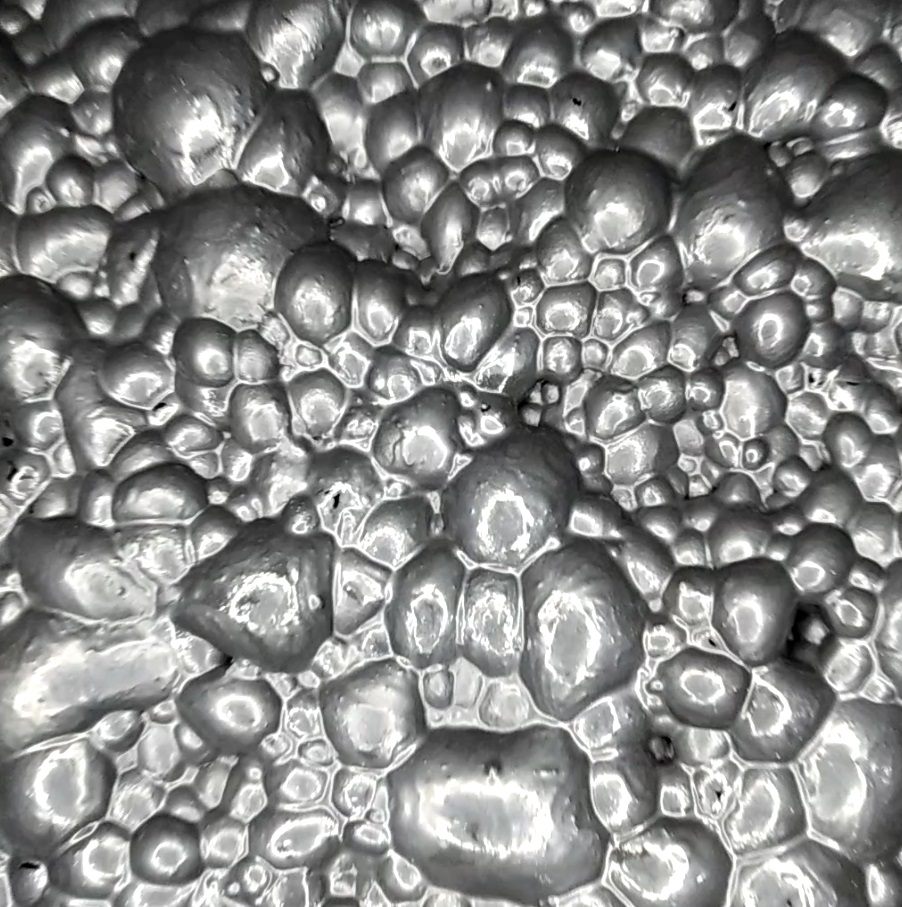
#> input picture screen_from_vid.jpg, 902 x 907 px
$ jupyter execute fft_edge.ipynb
#> lines starting #> are read from the running program, lines starting #| are printed output that depends on the picture; after the words box and inside, x2 and y2 are one past the last pixel; in counts of white or black regions, pixels touching at a corner belong together
[cell 1]
import numpy as np
from skimage.io import imread
import matplotlib.pyplot as plt
from PIL import Image, ImageDraw

[cell 2]
image = imread("screen_from_vid.jpg")[...,0].astype(np.uint8) / 255
#> image: shape (907, 902) float64; min 0, max 1, mean 0.54

[cell 3]
plt.figure(figsize=(10, 10))
plt.imshow(image, cmap='gray')
plt.show()

[cell 4]
def create_high_pass(circle_size, image_shape):
#> called with circle_size = 50, image_shape = (907, 902)
    x, y = image_shape[0], image_shape[1]
    e_x,e_y = circle_size, circle_size
    bbox=((x/2)-(e_x/2),(y/2)-(e_y/2),(x/2)+(e_x/2),(y/2)+(e_y/2))
    high_pass=Image.new("L",(image_shape[1], image_shape[0]), color=1)
#> high_pass: PIL image 902x907 L; every value is 1
    draw1=ImageDraw.Draw(high_pass)
    draw1.ellipse(bbox, fill=0)
    high_pass = np.array(high_pass)
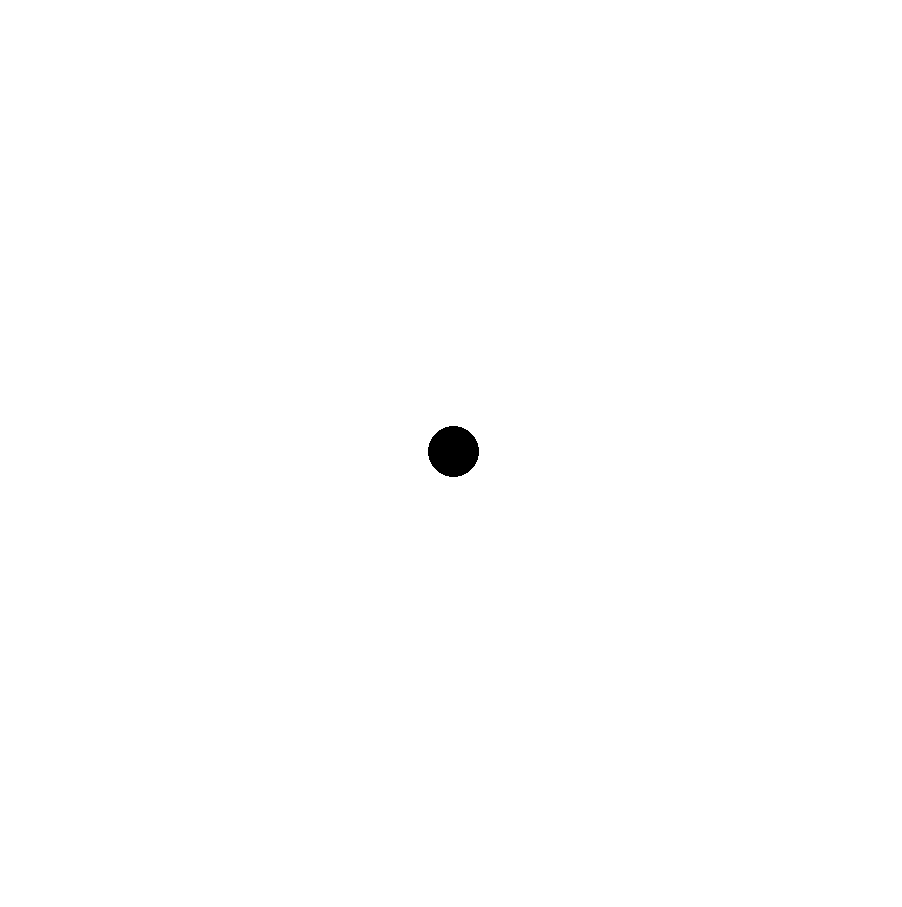
#> high_pass: shape (907, 902); values 0 (black) and 1 (white), 99.8% white; 1 black region, box (x1, y1, x2, y2) and area: (428, 426, 479, 477) 2025
    return high_pass

[cell 5]
def edges_with_fft(image, high_pass_size):
    res_fft = np.fft.fft2(image)
    res_fft_shift = np.fft.fftshift(res_fft)
    high_pass = create_high_pass(high_pass_size, image.shape)
    fft_img_shift_mod = np.empty(image.shape, dtype=complex)
    fft_img_shift_mod.real = res_fft_shift.real * high_pass
    fft_img_shift_mod.imag = res_fft_shift.imag * high_pass
    fft_img_mod = np.fft.ifftshift(fft_img_shift_mod)
    img_mod = np.fft.ifft2(fft_img_mod)
    img_mod = np.abs(img_mod)
    return img_mod

[cell 6]
image_edges = edges_with_fft(image, high_pass_size=50)
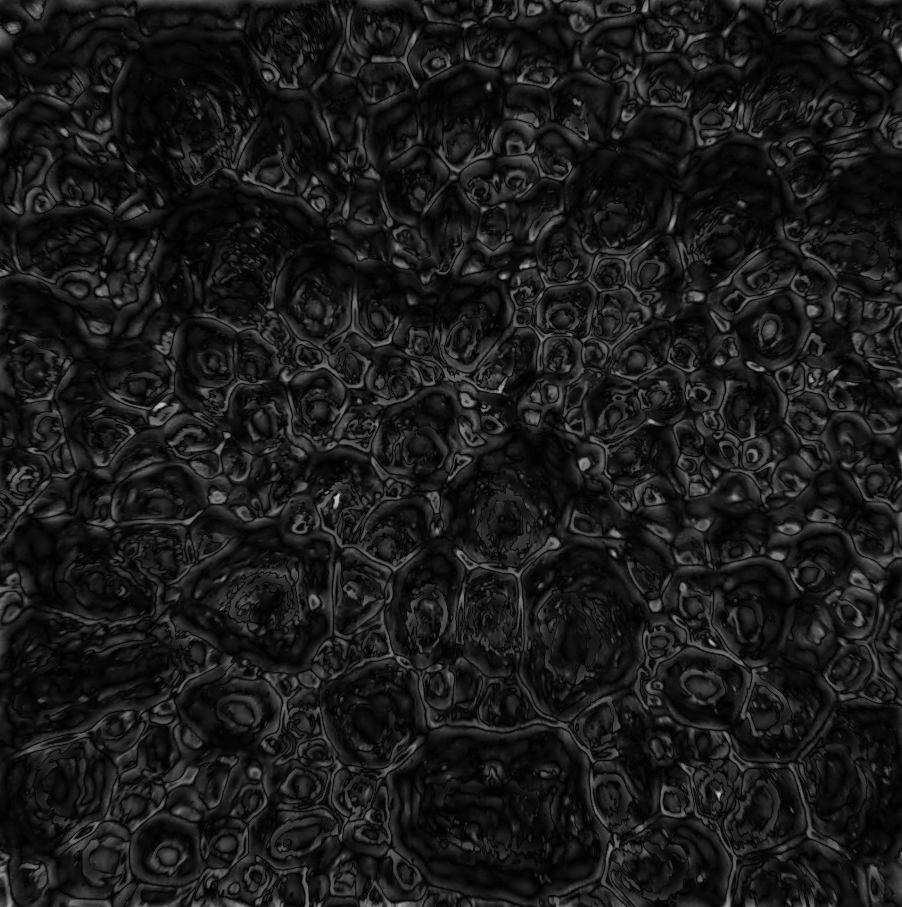
#> image_edges: shape (907, 902) float64; min 5.89e-05, max 0.776, mean 0.105
plt.figure(figsize=(20, 20))
plt.subplot(121)
plt.imshow(image, cmap='gray')
plt.subplot(122)
plt.imshow(image_edges, cmap='gray')
plt.show()
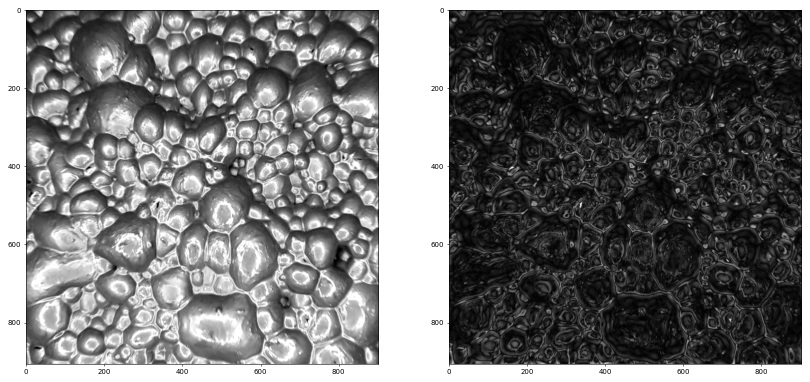
#> figure drawn by matplotlib, 2 panels

[cell 7]
thresh = 0.18
image_edges_thresh = image_edges > thresh
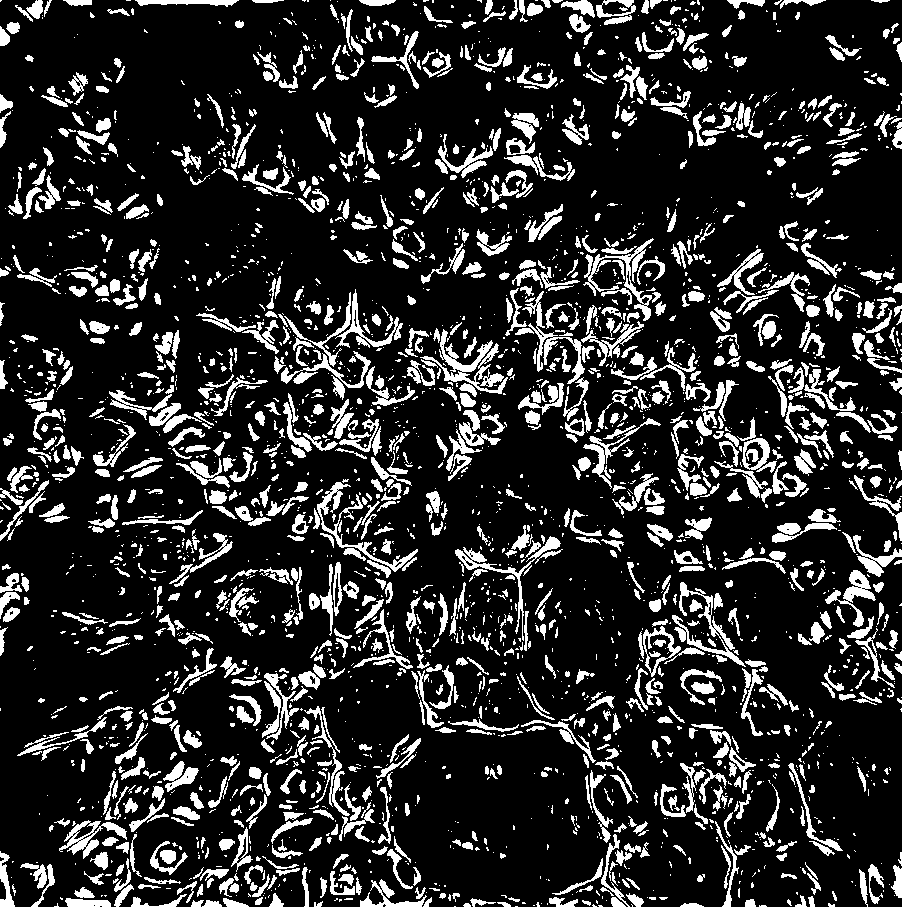
#> image_edges_thresh: shape (907, 902) bool; 16.9% white; 3086 white regions (1832 under 20 px), largest, box (x1, y1, x2, y2) and area: (420, 329, 508, 394) 1270, (672, 582, 746, 667) 1109, (317, 482, 418, 572) 1105

plt.figure(figsize=(20, 20))
plt.subplot(121)
plt.imshow(image_edges, cmap='gray')
plt.subplot(122)
plt.imshow(image_edges_thresh, cmap='gray')
plt.show()
